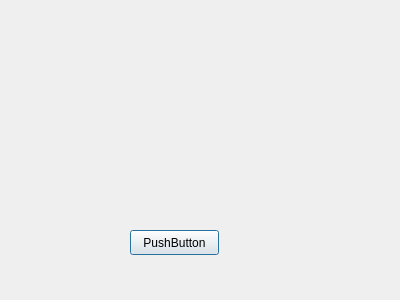
<?xml version="1.0" encoding="UTF-8"?>
<ui version="4.0">
 <class>Dialog</class>
 <widget class="QDialog" name="Dialog">
  <property name="geometry">
   <rect>
    <x>0</x>
    <y>0</y>
    <width>400</width>
    <height>300</height>
   </rect>
  </property>
  <property name="windowTitle">
   <string>Dialog</string>
  </property>
  <widget class="QPushButton" name="pushButton">
   <property name="geometry">
    <rect>
     <x>130</x>
     <y>230</y>
     <width>89</width>
     <height>25</height>
    </rect>
   </property>
   <property name="text">
    <string>PushButton</string>
   </property>
  </widget>
 </widget>
 <resources/>
 <connections/>
</ui>
